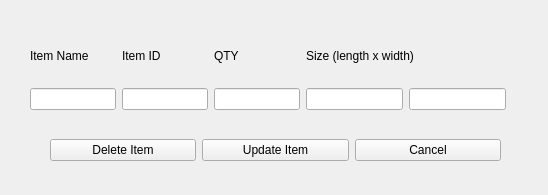
<?xml version="1.0" encoding="UTF-8"?>
<ui version="4.0">
 <class>Form</class>
 <widget class="QWidget" name="Form">
  <property name="geometry">
   <rect>
    <x>0</x>
    <y>0</y>
    <width>548</width>
    <height>195</height>
   </rect>
  </property>
  <property name="windowTitle">
   <string>Form</string>
  </property>
  <widget class="QWidget" name="horizontalLayoutWidget">
   <property name="geometry">
    <rect>
     <x>30</x>
     <y>30</y>
     <width>476</width>
     <height>80</height>
    </rect>
   </property>
   <layout class="QHBoxLayout" name="horizontalLayout">
    <item>
     <layout class="QVBoxLayout" name="verticalLayout">
      <item>
       <widget class="QLabel" name="label">
        <property name="text">
         <string>Item Name</string>
        </property>
       </widget>
      </item>
      <item>
       <widget class="QLineEdit" name="lineEdit"/>
      </item>
     </layout>
    </item>
    <item>
     <layout class="QVBoxLayout" name="verticalLayout_2">
      <item>
       <widget class="QLabel" name="label_3">
        <property name="text">
         <string>Item ID</string>
        </property>
       </widget>
      </item>
      <item>
       <widget class="QLineEdit" name="lineEdit_4"/>
      </item>
     </layout>
    </item>
    <item>
     <layout class="QVBoxLayout" name="verticalLayout_3">
      <item>
       <widget class="QLabel" name="label_4">
        <property name="text">
         <string>QTY</string>
        </property>
       </widget>
      </item>
      <item>
       <widget class="QLineEdit" name="lineEdit_5"/>
      </item>
     </layout>
    </item>
    <item>
     <layout class="QGridLayout" name="gridLayout">
      <item row="1" column="0">
       <widget class="QLineEdit" name="lineEdit_2"/>
      </item>
      <item row="1" column="1">
       <widget class="QLineEdit" name="lineEdit_3"/>
      </item>
      <item row="0" column="0" colspan="2">
       <widget class="QLabel" name="label_2">
        <property name="text">
         <string>Size (length x width)</string>
        </property>
       </widget>
      </item>
     </layout>
    </item>
   </layout>
  </widget>
  <widget class="QWidget" name="horizontalLayoutWidget_2">
   <property name="geometry">
    <rect>
     <x>50</x>
     <y>130</y>
     <width>451</width>
     <height>41</height>
    </rect>
   </property>
   <layout class="QHBoxLayout" name="horizontalLayout_2">
    <item>
     <widget class="QPushButton" name="pushButton_3">
      <property name="text">
       <string>Delete Item</string>
      </property>
     </widget>
    </item>
    <item>
     <widget class="QPushButton" name="pushButton">
      <property name="text">
       <string>Update Item</string>
      </property>
     </widget>
    </item>
    <item>
     <widget class="QPushButton" name="pushButton_2">
      <property name="text">
       <string>Cancel</string>
      </property>
     </widget>
    </item>
   </layout>
  </widget>
 </widget>
 <resources/>
 <connections/>
</ui>
